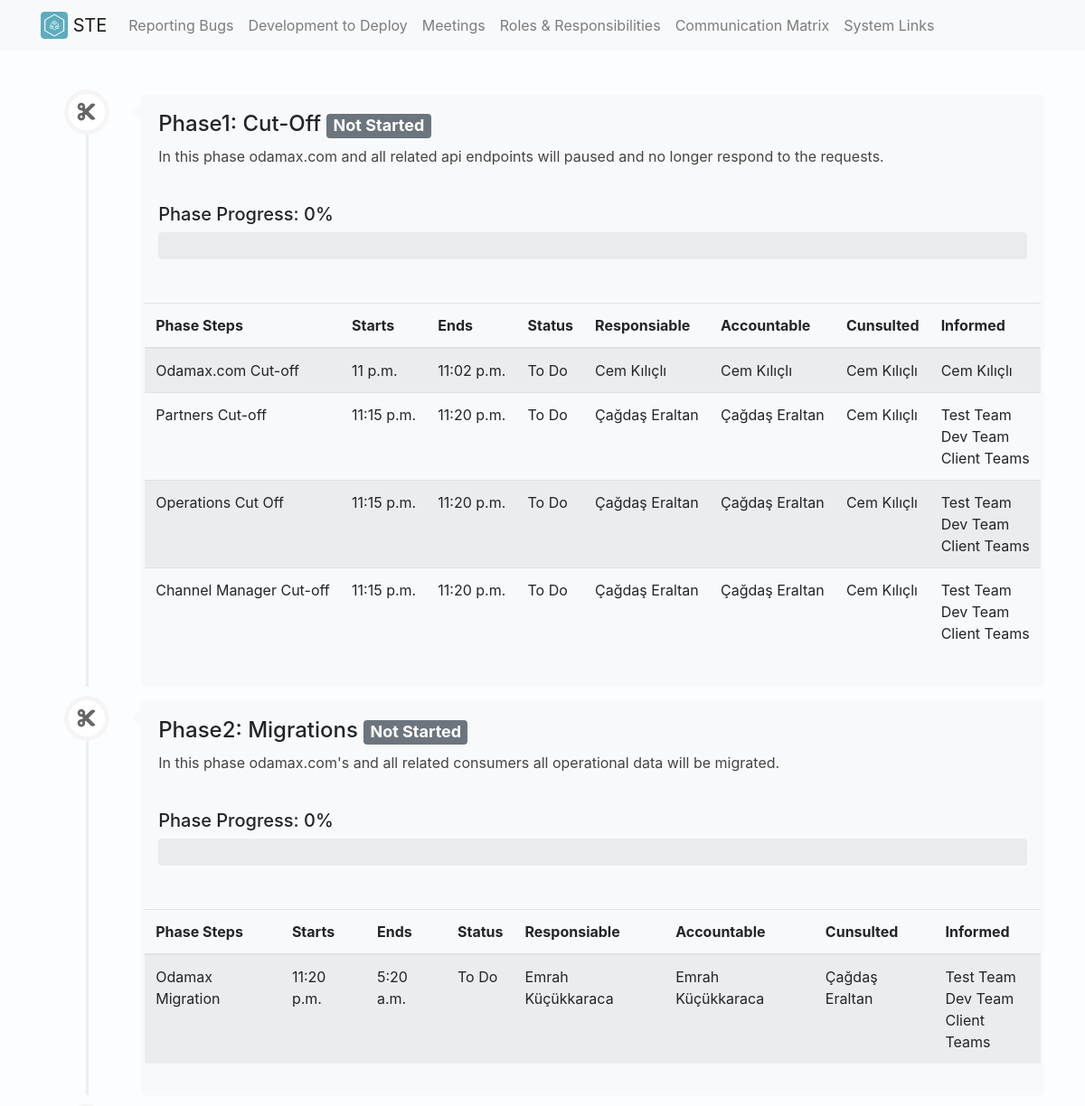
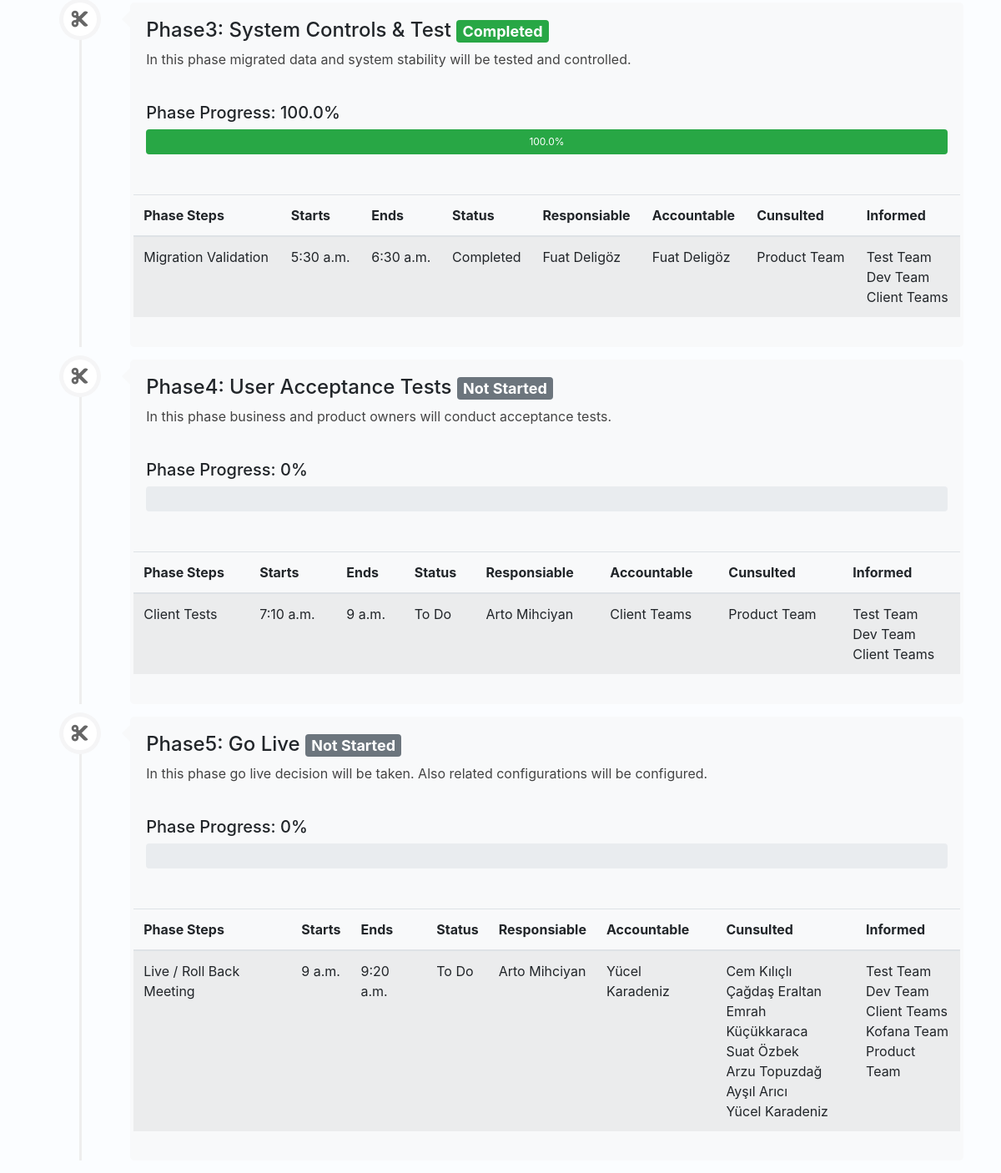
The app's page /status/status/ with its own data (2 pictures, top to bottom).
### mig_status/models.py (models this page shows, shortened)
class MigrationPhase(models.Model):
	migration_phase_name = models.CharField(max_length=256)
	migration_phase_description = models.CharField(max_length=1024)
	migration_steps = models.ManyToManyField(MigrationSteps, related_name='step_migration_phase')
	def __str__(self):
		return self.migration_phase_name

class MigrationSteps(models.Model):
	migration_step = models.CharField(max_length=512)
	migration_step_starts = models.TimeField(auto_now_add=False, default="00:00")
	migration_step_ends = models.TimeField(auto_now_add=False, default="00:00")
	step_migration_accountable = models.ForeignKey(TeamMemebers, related_name='step_migration_accountable', on_delete=models.CASCADE)
	step_migration_responsiable = models.ForeignKey(TeamMemebers, related_name='step_migration_responsiable', on_delete=models.CASCADE)
	migration_step_status = models.ForeignKey(Status, related_name='migration_step_status', on_delete=models.CASCADE, default=0)
	step_migration_consulted = models.ManyToManyField(TeamMemebers, related_name='step_migration_consulted', blank=True)
	step_migration_Informed = models.ManyToManyField(TeamMemebers, related_name='step_migration_Informed', blank=True)

class Status(models.Model):
	status = models.CharField(max_length=30)
	def __str__(self):
		return self.status

class TeamMemebers(models.Model):
	member_name = models.CharField(max_length=256)
	def __str__(self):
		return self.member_name

### mig_status/views.py (the view)
# urls.py: url(r'^'r'$', views.IndexView.as_view(), name='index')
class IndexView(TemplateView):
    template_name = 'index.html'
    def get_context_data(self, **kwargs):
        contex = super().get_context_data(**kwargs)
        comp = defaultdict(dict)
        for phase in MigrationPhase.objects.all():
            total_values = phase.migration_steps.values('migration_step_status').count()
            total_completed = phase.migration_steps.values('migration_step_status').filter(migration_step_status__status__contains='Completed').count()
            total_started = phase.migration_steps.values('migration_step_status').filter(migration_step_status__status__contains='In Progress').count()
            if total_completed == 0:
                complition_percent = 0
            else:
                complition_percent = total_completed / total_values * 100
            comp[phase]['phase_complition_percent'] = complition_percent
            if complition_percent == 0:
                if total_started == 0:
                    comp[phase]['phase_status'] = 'Not Started'
                    comp[phase]['phase_status_color'] = 'badge-secondary'
                    comp[phase]['phase_status_progress_bar'] = 'progress-bar progress-bar-striped progress-bar-animated bg-secondary'
                else:
                    comp[phase]['phase_status'] = 'In Progress'
                    comp[phase]['phase_status_color'] = 'progress-bar-striped progress-bar-animated badge-primary'
                    comp[phase]['phase_status_progress_bar'] = 'progress-bar progress-bar-striped progress-bar-animated'
            elif complition_percent > 0 and complition_percent < 100:
                comp[phase]['phase_status'] = 'In Progress'
                comp[phase]['phase_status_color'] = 'progress-bar-striped progress-bar-animated badge-primary'
                comp[phase]['phase_status_progress_bar'] = 'progress-bar progress-bar-striped progress-bar-animated'
            else:
                comp[phase]['phase_status'] = 'Completed'
                comp[phase]['phase_status_color'] = 'badge-success'
                comp[phase]['phase_status_progress_bar'] = 'progress-bar bg-success'
        comp.default_factory = None
        print(comp)
        contex['migration_phases'] = comp
        return contex

### templates/index.html (shortened to what this page needs)
{% extends "base.html" %}
{% block content_2 %}
	{% for key, value in migration_phases.items %}
    <div class="row">
        <div class="col-md-12">
            <ul class="cbp_tmtimeline">
	            <li>
		            <div class="d-none d-sm-block">
                        <div class="cbp_tmicon"><i class="fas fa-cut"></i></div>
	                </div>
                    <div class="cbp_tmlabel">
	                    <div class="d-none d-sm-block">
		                   <h4>{{ key }} <span class="badge {{ value.phase_status_color }}">{{ value.phase_status }}</span></h4>
		                   <p>{{ key.migration_phase_description }}</p>
	                    </div>
	                    <br>
                        <div class="row">
							<div class="col-md-12">
								<h5>Phase Progress: {{ value.phase_complition_percent }}% </h5>
								<div class="progress" style="height: 30px;">
								  <div class="{{ value.phase_status_progress_bar }}" role="progressbar" aria-valuenow="{{ value.phase_complition_percent }}" aria-valuemin="0" aria-valuemax="100" style="width: {{ value.phase_complition_percent }}%">
									  {% if value.phase_complition_percent != 0 %}
									    {{ value.phase_complition_percent }}%
									  {% endif %}
								  </div>
								</div>
							</div>
						</div>
                        <br>
                        <br>
                        {% if key.migration_steps %}
                            <div class="row clearfix">
                            <div class="table-responsive">
								<table class="table table-striped">
									<thead>
									<tr>
										<th scope="col">Phase Steps</th>
										<th scope="col">Starts</th>
										<th scope="col">Ends</th>
										<th scope="col">Status</th>
										<th scope="col">Responsiable</th>
										<th scope="col">Accountable</th>
										<th scope="col">Cunsulted</th>
										<th scope="col">Informed</th>
									</tr>
									</thead>
									<tbody>
									{% for migrations_step_name in key.migration_steps.all %}
									<tr>
										<td>{{ migrations_step_name.migration_step }}</td>
										<td>{{ migrations_step_name.migration_step_starts }}</td>
										<td>{{ migrations_step_name.migration_step_ends }}</td>
										<td>{{ migrations_step_name.migration_step_status }}</td>
										<td>{{ migrations_step_name.step_migration_responsiable }}</td>
										<td>{{ migrations_step_name.step_migration_accountable }}</td>
										<td>
											{% for name in migrations_step_name.step_migration_consulted.all %}
												<ul class="list-unstyled">
													<li>{{ name }}</li>
												</ul>
											{% endfor %}
										</td>
										<td>
											{% for name in migrations_step_name.step_migration_Informed.all %}
												<ul class="list-unstyled">
													<li>{{ name }}</li>
												</ul>
											{% endfor %}
										</td>
									</tr>
									{% endfor %}
									</tbody>
								</table>
							</div>
                        </div>
                        {% endif %}
                    </div>
                </li>
            </ul>
        </div>
    </div>
	{% endfor %}
{% endblock %}

### templates/base.html (shortened to what this page needs)
<!doctype html>
{% load staticfiles %}
<html lang="en">
<head>
	<link rel="stylesheet" href="https://stackpath.bootstrapcdn.com/bootstrap/4.1.3/css/bootstrap.min.css"
>
	<link rel="stylesheet" href="https://use.fontawesome.com/releases/v5.5.0/css/all.css"
>
	<link rel="stylesheet" , href="{% static 'css/style.css' %}">
</head>
<body>
	<nav class="navbar navbar-expand-lg sticky-top navbar-light bg-light justify-content-between">
	  <div class="container">
		  <a class="navbar-brand" href="#">
		    <img src="{% static 'logo.png' %}" width="30" height="30" class="d-inline-block align-top" alt="">
		    STE
		  </a>
		  <div class="collapse navbar-collapse" id="navbarNavAltMarkup">
		    <div class="navbar-nav">
		      <a class="nav-item nav-link" href="#">Reporting Bugs<span class="sr-only">(current)</span></a>
		      <a class="nav-item nav-link" href="#">Development to Deploy</a>
		      <a class="nav-item nav-link" href="#">Meetings</a>
		      <a class="nav-item nav-link" href="#">Roles & Responsibilities</a>
			  <a class="nav-item nav-link" href="#">Communication Matrix</a>
			  <a class="nav-item nav-link" href="#">System Links</a>
		    </div>
		  </div>
	  </div>
	</nav>
	<div class="container">
			<br>
			<br>
			<div>
				{% block content_2 %}
				{% endblock %}
			</div>
	</div>
</body>
</html>

### static/css/style.css (style rules this page uses)
body { background:#FBFDFF }
.cbp_tmtimeline { margin: 0; padding: 0; list-style: none; position: relative }
.cbp_tmtimeline:before { content: ''; position: absolute; top: 0; bottom: 0; width: 3px; background: #eee; left: 5%; margin-left: -6px }
.cbp_tmtimeline>li { position: relative }
.cbp_tmtimeline>li:first-child .cbp_tmicon { background: #fff; color: #666 }
.cbp_tmtimeline>li:nth-child(odd) .cbp_tmlabel { background: #f8f9fa; }
.cbp_tmtimeline>li:nth-child(odd) .cbp_tmlabel:after { border-right-color: #f8f9fa; }
.cbp_tmtimeline>li .cbp_tmlabel { margin: 0 0 15px 10%; background: #f8f9fa; padding: 1.2em; position: relative; border-radius: 5px }
.cbp_tmtimeline>li .cbp_tmlabel:after { right: 100%; border: solid transparent; content: " "; height: 0; width: 0; position: absolute; pointer-events: none; border-right-color: #f8f9fa; border-width: 10px; top: 10px }
.cbp_tmtimeline>li .cbp_tmlabel p { color: #444 }
.cbp_tmtimeline>li .cbp_tmicon { width: 40px; height: 40px; speak: none; font-style: normal; font-weight: normal; font-variant: normal; text-transform: none; font-size: 1.4em; line-height: 40px; -webkit-font-smoothing: antialiased; position: absolute; color: #fff; background: #46a4da; border-radius: 50%; box-shadow: 0 0 0 5px #f5f5f6; text-align: center; left: 5%; top: 0; margin: 0 0 0 -25px }

### records on screen
MigrationPhase: migration_phase_name "Phase1: Cut-Off", phase_status "Not Started", migration_phase_description "In this phase odamax.com and all related api endpoints will paused and no longer respond to the requests.", phase_complition_percent "0"
MigrationSteps: migration_step "Odamax.com Cut-off", migration_step_starts "11 p.m.", migration_step_ends "11:02 p.m.", migration_step_status "To Do", step_migration_responsiable "Cem Kılıçlı", step_migration_accountable "Cem Kılıçlı"
TeamMemebers: member_name "Cem Kılıçlı"
MigrationSteps: migration_step "Partners Cut-off", migration_step_starts "11:15 p.m.", migration_step_ends "11:20 p.m.", migration_step_status "To Do", step_migration_responsiable "Çağdaş Eraltan", step_migration_accountable "Çağdaş Eraltan"
TeamMemebers: member_name "Test Team"
TeamMemebers: member_name "Dev Team"
TeamMemebers: member_name "Client Teams"
MigrationSteps: migration_step "Operations Cut Off", migration_step_starts "11:15 p.m.", migration_step_ends "11:20 p.m.", migration_step_status "To Do", step_migration_responsiable "Çağdaş Eraltan", step_migration_accountable "Çağdaş Eraltan"
MigrationSteps: migration_step "Channel Manager Cut-off", migration_step_starts "11:15 p.m.", migration_step_ends "11:20 p.m.", migration_step_status "To Do", step_migration_responsiable "Çağdaş Eraltan", step_migration_accountable "Çağdaş Eraltan"
MigrationPhase: migration_phase_name "Phase2: Migrations", phase_status "Not Started", migration_phase_description "In this phase odamax.com's and all related consumers all operational data will be migrated.", phase_complition_percent "0"
MigrationSteps: migration_step "Odamax Migration", migration_step_starts "11:20 p.m.", migration_step_ends "5:20 a.m.", migration_step_status "To Do", step_migration_responsiable "Emrah Küçükkaraca", step_migration_accountable "Emrah Küçükkaraca"
TeamMemebers: member_name "Çağdaş Eraltan"
MigrationPhase: migration_phase_name "Phase3: System Controls & Test", phase_status "Completed", migration_phase_description "In this phase migrated data and system stability will be tested and controlled.", phase_complition_percent "100.0"
MigrationSteps: migration_step "Migration Validation", migration_step_starts "5:30 a.m.", migration_step_ends "6:30 a.m.", migration_step_status "Completed", step_migration_responsiable "Fuat Deligöz", step_migration_accountable "Fuat Deligöz"
TeamMemebers: member_name "Product Team"
MigrationPhase: migration_phase_name "Phase4: User Acceptance Tests", phase_status "Not Started", migration_phase_description "In this phase business and product owners will conduct acceptance tests.", phase_complition_percent "0"
MigrationSteps: migration_step "Client Tests", migration_step_starts "7:10 a.m.", migration_step_ends "9 a.m.", migration_step_status "To Do", step_migration_responsiable "Arto Mihciyan", step_migration_accountable "Client Teams"
MigrationPhase: migration_phase_name "Phase5: Go Live", phase_status "Not Started", migration_phase_description "In this phase go live decision will be taken. Also related configurations will be configured.", phase_complition_percent "0"
MigrationSteps: migration_step "Live / Roll Back Meeting", migration_step_starts "9 a.m.", migration_step_ends "9:20 a.m.", migration_step_status "To Do", step_migration_responsiable "Arto Mihciyan", step_migration_accountable "Yücel Karadeniz"
TeamMemebers: member_name "Emrah Küçükkaraca"
TeamMemebers: member_name "Suat Özbek"
TeamMemebers: member_name "Arzu Topuzdağ"
TeamMemebers: member_name "Ayşıl Arıcı"
TeamMemebers: member_name "Yücel Karadeniz"
TeamMemebers: member_name "Kofana Team"
